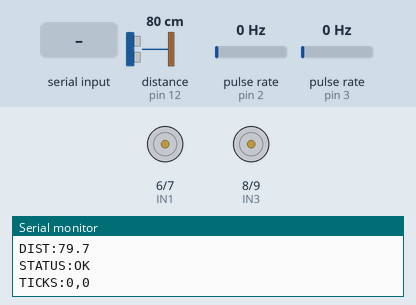
Bench run of a sketch on a simulated Arduino Uno, built with avr-gcc and run on an emulated ATmega328P. On the bench: motor-driver pin pairs drawn as motors (green arrow = first pin HIGH = forward, orange = second pin HIGH = backward, longer = more drive, scaled by the enable pin), the last lines printed to the serial monitor. Wiring (from diagram.json): ultrasonic range finder: trigger pin 11; echo pin 12. Wiring (inferred from the names in the program): 2 × pulse sensor: data pin 2 / data pin 3. The inputs (shaded band) are chosen by the test bench; at power-on: distance to the obstacle (sensor on pin 12) 80 cm, pulse rate (sensors on pin 2, pin 3) 0 Hz. The echo pulse lasts 58.3 µs per cm.

Above: at 1.2 s.
1.3 s: "F90\n" received over Serial
At 2.5 s:
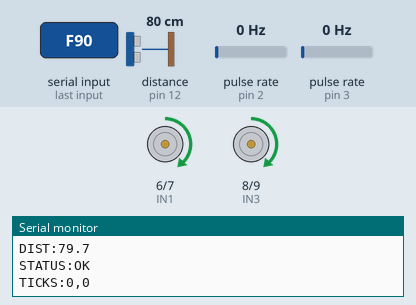
2.8 s: "90,45\n" received over Serial
At 3.7 s:
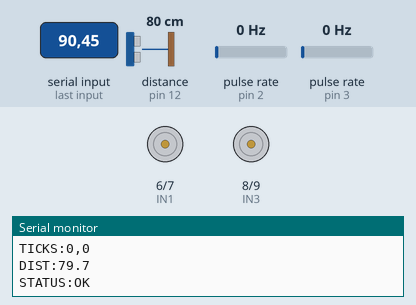
4.3 s: byte 76 ('L') received over Serial
At 4.9 s:
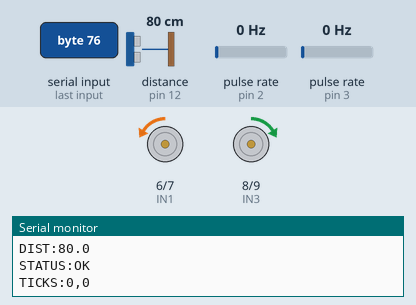
5.8 s: byte 66 ('B') received over Serial
At 7.0 s:
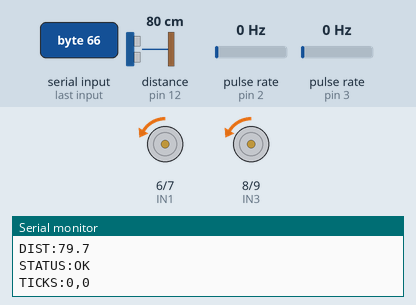
7.3 s: byte 82 ('R') received over Serial
At 8.4 s:
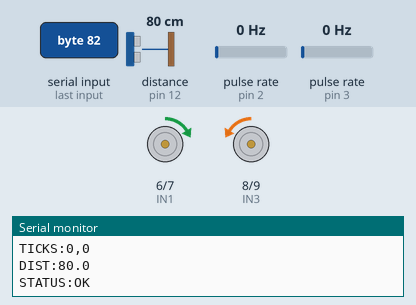
8.8 s: "0\n" received over Serial
At 9.5 s:
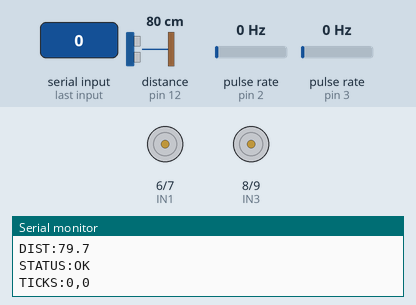
Timing chart, 0 to 11.8 s (numbered marks = the images above; inputs shaded):
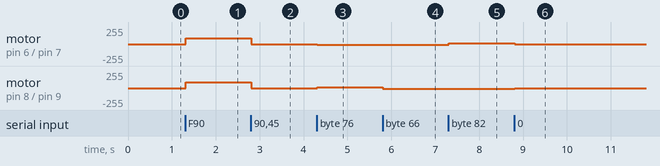

Measured:
- after the input at 1.3 s, motor on pin 6 (IN1) / pin 7 (IN2), motor on pin 8 (IN3) / pin 9 (IN4): stopped → forward 90/255 at once
- after the input at 2.8 s, motor on pin 6 (IN1) / pin 7 (IN2), motor on pin 8 (IN3) / pin 9 (IN4): forward 90/255 → stopped at once
- after the input at 4.3 s, motor on pin 6 (IN1) / pin 7 (IN2): stopped → backward 9/255 at once; motor on pin 8 (IN3) / pin 9 (IN4): stopped → forward 9/255 at once
- after the input at 5.8 s, motor on pin 8 (IN3) / pin 9 (IN4): forward 9/255 → backward 9/255 at once
- after the input at 7.3 s, motor on pin 6 (IN1) / pin 7 (IN2): backward 9/255 → forward 9/255 at once
- after the input at 8.8 s, motor on pin 6 (IN1) / pin 7 (IN2): forward 9/255 → stopped after 0.01 s instead of 1.5 s; motor on pin 8 (IN3) / pin 9 (IN4): backward 9/255 → stopped after 0.01 s instead of 1.5 s

The sketch:

sketch.ino
```cpp
/*
 * AI Visual Smart Rover — Arduino UNO controller
 * Hardware: UNO + L298N + HC-SR04 (+ optional SG90)
 *
 * Protocol (see docs/hardware_protocol.md):
 *   RX: 'F' forward, 'B' back, 'L' left, 'R' right, 'S' stop, each with an
 *       OPTIONAL PWM suffix 0..255 (e.g. 'L120'); bare char = active speed
 *       (DEFAULT_SPEED at boot). Newline optional; a chunk must hold ONE
 *       distinct command (plus digits) or it is malformed.
 *   TX: 'DIST:<cm>' every 200ms, 'STATUS:OK|STOP|ERROR',
 *       'TICKS:<left>,<right>' (wheel encoder counts, pins D2/D3)
 *
 * Safety: local emergency stop + communication timeout stop.
 * An invalid/no-echo ultrasonic reading (dist <= 0) blocks translation
 * (red-team C1: never drive on a dead sensor).
 */

// L298N pins
const int ENA = 5;
const int IN1 = 6;
const int IN2 = 7;
const int IN3 = 8;
const int IN4 = 9;
const int ENB = 10;

// HC-SR04 pins
const int TRIG_PIN = 11;
const int ECHO_PIN = 12;

// Config (tune to match config/thresholds.yaml)
const float EMERGENCY_STOP_CM = 15.0;
const unsigned long COMM_TIMEOUT_MS = 3000;
const unsigned long TELEMETRY_MS = 200;
const int DEFAULT_SPEED = 200;
// Bound on STATUS:ERROR replies per malformed chunk (TX at 9600 baud must
// never stall the control loop for long).
const int MAX_ERROR_REPLIES = 4;

unsigned long lastCmdTime = 0;
unsigned long lastTelemetry = 0;
char currentCmd = 'S';

// Wheel encoders (Phase 9+, docs/future-work/30): D2/D3 = INT0/INT1.
// Inert until encoders are fitted; counts reported as TICKS:<l>,<r>.
const int ENC_L_PIN = 2;
const int ENC_R_PIN = 3;
volatile unsigned long encTicksL = 0;
volatile unsigned long encTicksR = 0;

void encISR_L() { encTicksL++; }
void encISR_R() { encTicksR++; }

// --- Protocol v2 speed channel + Phase 9+ P velocity loop -----------------
// Optional per-command PWM suffix (0..255); digits NEVER refresh the
// watchdog. Velocity loop (docs/future-work/30 §2): per-wheel P correction
// toward VEL_TARGET_TPS while driving F/B with encoders enabled; silent
// encoders fall back to open-loop activeSpeed (fail-safe, never latches).
// Gains/setpoint synced to config/config.yaml control: by contract test.
bool encodersEnabled = false;
const float VEL_KP = 1.2;
const int VEL_TARGET_TPS = 50;
const int VEL_PWM_FF = 150;
const int VEL_PERIOD_MS = 50;
const int VEL_DEAD_PERIODS = 6;

int activeSpeed = DEFAULT_SPEED;  // sticky PWM for motion commands
int pwmCmdL = DEFAULT_SPEED;      // per-wheel PWM applied by drive()
int pwmCmdR = DEFAULT_SPEED;
unsigned long lastVelCtl = 0;
unsigned long prevEncL = 0;
unsigned long prevEncR = 0;
int velDead = 0;
long speedAccum = -1;  // digits accumulated for the next command (-1 = none)

void setup() {
  Serial.begin(9600);
  pinMode(ENA, OUTPUT); pinMode(IN1, OUTPUT); pinMode(IN2, OUTPUT);
  pinMode(IN3, OUTPUT); pinMode(IN4, OUTPUT); pinMode(ENB, OUTPUT);
  pinMode(TRIG_PIN, OUTPUT); pinMode(ECHO_PIN, INPUT);
  stopMotors();
  pinMode(ENC_L_PIN, INPUT_PULLUP);
  pinMode(ENC_R_PIN, INPUT_PULLUP);
  attachInterrupt(digitalPinToInterrupt(ENC_L_PIN), encISR_L, FALLING);
  attachInterrupt(digitalPinToInterrupt(ENC_R_PIN), encISR_R, FALLING);
  lastCmdTime = millis();
}

float readDistance() {
  digitalWrite(TRIG_PIN, LOW); delayMicroseconds(2);
  digitalWrite(TRIG_PIN, HIGH); delayMicroseconds(10);
  digitalWrite(TRIG_PIN, LOW);
  long dur = pulseIn(ECHO_PIN, HIGH, 30000); // 30ms timeout
  if (dur == 0) return -1.0;
  return (dur * 0.0343) / 2.0;
}

void stopMotors() {
  digitalWrite(IN1, LOW); digitalWrite(IN2, LOW);
  digitalWrite(IN3, LOW); digitalWrite(IN4, LOW);
  analogWrite(ENA, 0); analogWrite(ENB, 0);
}

void drive(char cmd) {
  analogWrite(ENA, pwmCmdL);
  analogWrite(ENB, pwmCmdR);
  switch (cmd) {
    case 'F': digitalWrite(IN1, HIGH); digitalWrite(IN2, LOW);
              digitalWrite(IN3, HIGH); digitalWrite(IN4, LOW); break;
    case 'B': digitalWrite(IN1, LOW); digitalWrite(IN2, HIGH);
              digitalWrite(IN3, LOW); digitalWrite(IN4, HIGH); break;
    case 'L': digitalWrite(IN1, LOW); digitalWrite(IN2, HIGH);
              digitalWrite(IN3, HIGH); digitalWrite(IN4, LOW); break;
    case 'R': digitalWrite(IN1, HIGH); digitalWrite(IN2, LOW);
              digitalWrite(IN3, LOW); digitalWrite(IN4, HIGH); break;
    default: stopMotors(); break;
  }
}

bool validCmd(char c) {
  c = toupper(c);
  return c=='F'||c=='B'||c=='L'||c=='R'||c=='S';
}

// Drain every byte currently in the RX buffer and judge it as ONE chunk.
// Executes a command only when the chunk holds a single distinct command
// character (plus optional digits/newline). Anything else is malformed:
// clear command, stop motors, reply STATUS:ERROR. This makes "FORWARD"
// or noise ending in 'F' unable to actuate the motors (red-team H3).
// Digits form an optional PWM suffix (0..255); >255 is malformed as well.
void handleSerial() {
  if (Serial.available() <= 0) return;
  int cmds = 0, others = 0;
  char first = 0;
  bool mixed = false;
  while (Serial.available() > 0) {
    char c = Serial.read();
    if (c == '\n' || c == '\r') continue;
    if (c >= '0' && c <= '9') {
      if (speedAccum < 0) speedAccum = c - '0';
      else if (speedAccum <= 255) speedAccum = speedAccum * 10 + (c - '0');
      if (speedAccum > 255) speedAccum = 9999;  // bounded sentinel: malformed
      continue;
    }
    c = toupper(c);
    if (validCmd(c)) {
      if (cmds == 0) first = c;
      else if (first != c) mixed = true;
      cmds++;
    } else {
      others++;
    }
  }
  if (others > 0 || (cmds > 1 && mixed) || speedAccum > 255) {
    // MASTER PROMPT §2 / red-team H3: invalid input => STOP
    currentCmd = 'S';
    stopMotors();
    speedAccum = -1;
    int n = others + cmds + 1;
    if (n > MAX_ERROR_REPLIES) n = MAX_ERROR_REPLIES;
    for (int i = 0; i < n; i++) Serial.println("STATUS:ERROR");
    return;
  }
  if (cmds >= 1) {
    currentCmd = first;          // single distinct command (1..N repeats)
    if (speedAccum >= 0) activeSpeed = (int)speedAccum;
    speedAccum = -1;
    pwmCmdL = activeSpeed;
    pwmCmdR = activeSpeed;
    lastCmdTime = millis();
  } else if (speedAccum >= 0) {
    // speed-only chunk: retune now, but NEVER refresh the watchdog
    activeSpeed = (int)speedAccum;
    speedAccum = -1;
    if (currentCmd == 'F' || currentCmd == 'B' || currentCmd == 'L' ||
        currentCmd == 'R') {
      pwmCmdL = activeSpeed;
      pwmCmdR = activeSpeed;
    }
  }
  // pure line endings: ignored, never refresh the watchdog
}

// Phase 9+: per-wheel P velocity correction while driving forward/back.
// Runs only when encoders are enabled; silent encoders fall back to the
// open-loop activeSpeed so a dead sensor can never pin PWM at the limit.
void velocityControl(unsigned long now) {
  if (!encodersEnabled) return;
  if (now - lastVelCtl < (unsigned long)VEL_PERIOD_MS) return;
  lastVelCtl = now;
  unsigned long tl, tr;
  noInterrupts();
  tl = encTicksL;
  tr = encTicksR;
  interrupts();
  long dL = (long)(tl - prevEncL);
  long dR = (long)(tr - prevEncR);
  prevEncL = tl;
  prevEncR = tr;
  if (dL == 0 && dR == 0) velDead++;
  else velDead = 0;
  if (velDead >= VEL_DEAD_PERIODS) {
    pwmCmdL = activeSpeed;
    pwmCmdR = activeSpeed;
    velDead = 0;
    return;
  }
  long measL = dL * 1000L / (long)VEL_PERIOD_MS;
  long measR = dR * 1000L / (long)VEL_PERIOD_MS;
  float rawL = VEL_KP * (float)(VEL_TARGET_TPS - measL);
  float rawR = VEL_KP * (float)(VEL_TARGET_TPS - measR);
  long uL = (long)(rawL >= 0 ? rawL + 0.5f : rawL - 0.5f) + (long)VEL_PWM_FF;
  long uR = (long)(rawR >= 0 ? rawR + 0.5f : rawR - 0.5f) + (long)VEL_PWM_FF;
  if (uL < 0) uL = 0;
  if (uL > 255) uL = 255;
  if (uR < 0) uR = 0;
  if (uR > 255) uR = 255;
  pwmCmdL = (int)uL;
  pwmCmdR = (int)uR;
}

void loop() {
  handleSerial();

  float dist = readDistance();
  unsigned long now = millis();

  // Safety layer 1: comm timeout
  bool commLost = (now - lastCmdTime) > COMM_TIMEOUT_MS;
  // Safety layer 0: ultrasonic must produce a valid echo (red-team C1)
  bool sensorBad = (dist <= 0);
  // Safety layer 2: emergency obstacle (or dead sensor) blocks translation
bool blocked = (currentCmd == 'F' || currentCmd == 'B') && (sensorBad || dist < EMERGENCY_STOP_CM);

  if (commLost) {
    stopMotors();
    currentCmd = 'S';
  } else if (blocked) {
    stopMotors();
  } else if (currentCmd == 'S') {
    stopMotors();
  } else {
    drive(currentCmd);
    velocityControl(now);
  }

  if (now - lastTelemetry > TELEMETRY_MS) {
    lastTelemetry = now;
    if (dist < 0) Serial.println("DIST:-1");
    else { Serial.print("DIST:"); Serial.println(dist, 1); }
    if (commLost || blocked || sensorBad) Serial.println("STATUS:STOP");
    else Serial.println("STATUS:OK");
    unsigned long tl, tr;
    noInterrupts();
    tl = encTicksL;
    tr = encTicksR;
    interrupts();
    Serial.print("TICKS:");
    Serial.print(tl);
    Serial.print(",");
    Serial.println(tr);
  }
}
```
